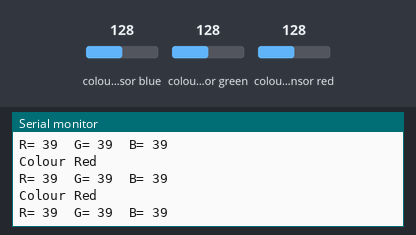
Bench run of a sketch on a simulated Arduino Uno, built with avr-gcc and run on an emulated ATmega328P. Shown: the last lines printed to the serial monitor. Wiring (inferred from the names in the program): TCS3200 colour sensor: output pin 8; S2 pin 6; S3 pin 7; S0 pin 4; S1 pin 5. The inputs (shaded band) are chosen by the test bench; at power-on: colour sensor red 128, colour sensor green 128, colour sensor blue 128.

Above: at 1.2 s.
1.3 s: colour sensor red set to 5
At 1.72 s:
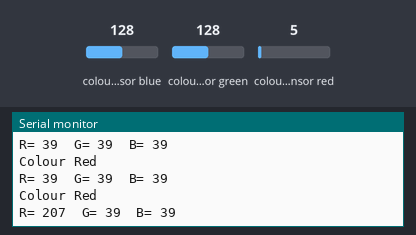
3.6 s: colour sensor green set to 5
At 3.83 s:
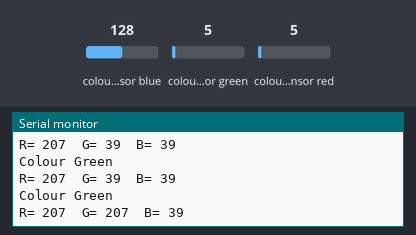
5.7 s: colour sensor blue set to 5
At 6.23 s:
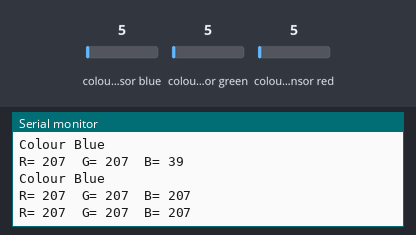

Measured:
- after the input at 1.3 s, the serial monitor: prints a new line after 0.22 s (image 1)
- after the input at 3.6 s, the serial monitor: prints a new line at once (image 2)
- after the input at 5.7 s, the serial monitor: prints a new line at once (image 3)

The sketch:

ColourSensor.ino
```cpp
#define S0 4
#define S1 5
#define S2 6
#define S3 7
#define sensorOut 8
int frequency = 0,R = 0,G = 0,B = 0;
void setup() {
  pinMode(S0, OUTPUT);
  pinMode(S1, OUTPUT);
  pinMode(S2, OUTPUT);
  pinMode(S3, OUTPUT);
  pinMode(sensorOut, INPUT);


  digitalWrite(S0,HIGH);
  digitalWrite(S1,LOW);

  Serial.begin(9600);
}
void loop() {

  digitalWrite(S2,LOW);
  digitalWrite(S3,LOW);

  frequency = pulseIn(sensorOut, LOW);

  Serial.print("R= ");
  Serial.print(frequency);
  Serial.print("  ");
  delay(100);
  R= frequency;

  digitalWrite(S2,HIGH);
  digitalWrite(S3,HIGH);

  frequency = pulseIn(sensorOut, LOW);

  Serial.print("G= ");
  Serial.print(frequency);
  Serial.print("  ");
  delay(100);
  G=frequency;

  digitalWrite(S2,LOW);
  digitalWrite(S3,HIGH);

  frequency = pulseIn(sensorOut, LOW);

  Serial.print("B= ");
  Serial.print(frequency);
  Serial.println("  ");
  delay(100);
   B=frequency;

 if (R < 64)
  {
    Serial.println("Colour Red");
  }
  else if (G < 63)
  {
    Serial.println("Colour Green");
  }
  else if (B < 64)
  {
    Serial.println("Colour Blue");
  }


}
```
